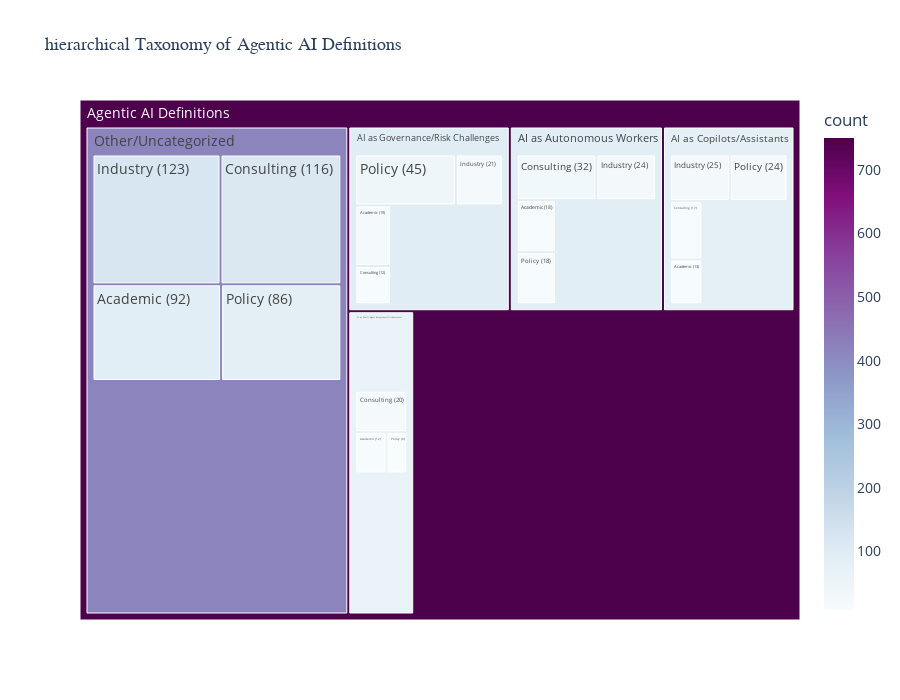

Source (notebook cell):
### Code cell
# Add root node
root_count = df_definitions.shape[0]
df_treemap = pd.concat([
    pd.DataFrame([{'category': 'Agentic AI Definitions', 'count': root_count, 'parent': ''}]),
    df_treemap
], ignore_index=True)

# Treemap using Plotly
fig = px.treemap(
    df_treemap,
    names='category',
    parents='parent',
    values='count',
    title='hierarchical Taxonomy of Agentic AI Definitions',
    color='count',
    color_continuous_scale='BuPu' ## RdYlBu_r
)

fig.update_layout(
    font=dict(size=14),
    title_font=dict(size=18, family='Arial Black'),
    height=700
)

fig.write_html(TAXONOMY_DIR / 'taxonomy_treemap.html')
fig.show()

print(f"Treemap saved to: {TAXONOMY_DIR / 'taxonomy_treemap.html'}")

### Figure 1 — Plotly figure (JSON) as saved in the notebook; plotly's stock layout.template omitted (floating-point values rounded to 4 significant figures)
{"data": [{"domain": {"x": [0, 1], "y": [0, 1]}, "hovertemplate": "category=%{label}<br>count=%{color}<br>parent=%{parent}<extra></extra>", "labels": ["Agentic AI Definitions", "AI as Copilots/Assistants", "Academic (13)", "Consulting (17)", "Policy (24)", "Industry (25)", "AI as Autonomous Workers", "Academic (18)", "Consulting (32)", "Policy (18)", "Industry (24)", "AI as Multi-Agent Ecosystems/Orchestrators", "Academic (12)", "Consulting (20)", "Policy (8)", "Industry (25)", "AI as Governance/Risk Challenges", "Academic (19)", "Consulting (12)", "Policy (45)", "Industry (21)", "Other/Uncategorized", "Academic (92)", "Consulting (116)", "Policy (86)", "Industry (123)"], "marker": {"coloraxis": "coloraxis", "colors": [750, 79, 13, 17, 24, 25, 92, 18, 32, 18, 24, 65, 12, 20, 8, 25, 97, 19, 12, 45, 21, 417, 92, 116, 86, 123]}, "name": "", "parents": ["", "Agentic AI Definitions", "AI as Copilots/Assistants", "AI as Copilots/Assistants", "AI as Copilots/Assistants", "AI as Copilots/Assistants", "Agentic AI Definitions", "AI as Autonomous Workers", "AI as Autonomous Workers", "AI as Autonomous Workers", "AI as Autonomous Workers", "Agentic AI Definitions", "AI as Multi-Agent Ecosystems/Orchestrators", "AI as Multi-Agent Ecosystems/Orchestrators", "AI as Multi-Agent Ecosystems/Orchestrators", "AI as Multi-Agent Ecosystems/Orchestrators", "Agentic AI Definitions", "AI as Governance/Risk Challenges", "AI as Governance/Risk Challenges", "AI as Governance/Risk Challenges", "AI as Governance/Risk Challenges", "Agentic AI Definitions", "Other/Uncategorized", "Other/Uncategorized", "Other/Uncategorized", "Other/Uncategorized"], "type": "treemap", "values": [750, 79, 13, 17, 24, 25, 92, 18, 32, 18, 24, 65, 12, 20, 8, 25, 97, 19, 12, 45, 21, 417, 92, 116, 86, 123]}], "layout": {"coloraxis": {"colorbar": {"title": {"text": "count"}}, "colorscale": [[0, "rgb(247,252,253)"], [0.125, "rgb(224,236,244)"], [0.25, "rgb(191,211,230)"], [0.375, "rgb(158,188,218)"], [0.5, "rgb(140,150,198)"], [0.625, "rgb(140,107,177)"], [0.75, "rgb(136,65,157)"], [0.875, "rgb(129,15,124)"], [1, "rgb(77,0,75)"]]}, "font": {"size": 14}, "height": 700, "legend": {"tracegroupgap": 0}, "title": {"font": {"family": "Arial Black", "size": 18}, "text": "hierarchical Taxonomy of Agentic AI Definitions"}}}
